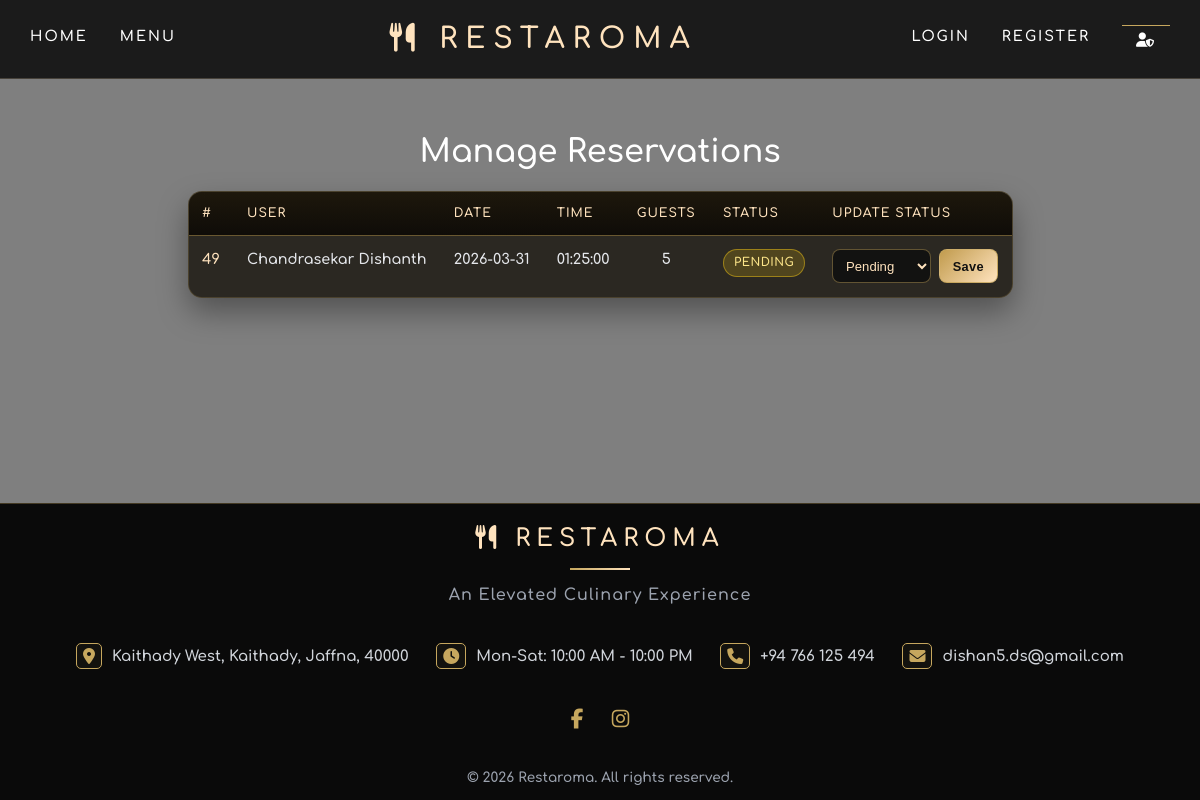
/admin/manage_reservations.php (signed in), run on the app's committed database.
### tables this page shows
CREATE TABLE IF NOT EXISTS `reservations` (
  `id` int NOT NULL AUTO_INCREMENT,
  `user_id` int NOT NULL,
  `reservation_date` date NOT NULL,
  `reservation_time` time NOT NULL,
  `guests` int NOT NULL,
  `status` enum('Pending','Approved','Cancelled') DEFAULT 'Pending',
  `Message` text NOT NULL,
  PRIMARY KEY (`id`),
  UNIQUE KEY `user_id` (`user_id`,`reservation_date`,`reservation_time`)
);

CREATE TABLE IF NOT EXISTS `users` (
  `id` int NOT NULL AUTO_INCREMENT,
  `name` varchar(100) NOT NULL,
  `email` varchar(150) NOT NULL,
  `password` varchar(255) NOT NULL,
  `role` enum('user','admin') NOT NULL DEFAULT 'user',
  `created_at` timestamp NULL DEFAULT CURRENT_TIMESTAMP,
  PRIMARY KEY (`id`),
  UNIQUE KEY `email` (`email`)
);

### admin/manage_reservations.php (the view, shortened to what this page needs)
<?php
require __DIR__ . '/../config/db.php';
require __DIR__ . '/../includes/header.php';
$statuses = ['Pending', 'Approved', 'Cancelled'];
$sql = "SELECT r.id, r.reservation_date, r.reservation_time, r.guests, r.status, u.name AS user_name
        FROM reservations r
        JOIN users u ON r.user_id = u.id
        ORDER BY r.reservation_date DESC, r.reservation_time DESC";
$reservations = $pdo->query($sql)->fetchAll();
?>
<h1>Manage Reservations</h1>
<table class="rtable">
    <thead>
        <tr>
            <th>#</th>
            <th>User</th>
            <th>Date</th>
            <th>Time</th>
            <th>Guests</th>
            <th>Status</th>
            <th>Update Status</th>
        </tr>
    </thead>
    <tbody>
        <?php foreach ($reservations as $r): ?>
        <?php
        $isUpcoming = strtotime($r['reservation_date']) >= strtotime(date('Y-m-d'));
        $status = strtolower($r['status']);
        $statusClass = "status-" . $status;
        ?>
        <tr class="<?php echo $isUpcoming ? 'upcoming-reservation' : ''; ?>">
            <td data-label="#"> <?php echo (int)$r['id']; ?> </td>
            <td data-label="User">
                <?php echo htmlspecialchars($r['user_name']); ?>
            </td>
            <td data-label="Date">
                <?php echo htmlspecialchars($r['reservation_date']); ?>
            </td>
            <td data-label="Time">
                <?php echo htmlspecialchars($r['reservation_time']); ?>
            </td>
            <td data-label="Guests">
                <?php echo (int)$r['guests']; ?>
            </td>
            <td data-label="Status">
                <span class="status-badge <?php echo $statusClass; ?>">
                    <?php echo htmlspecialchars($r['status']); ?>
                </span>
            </td>
            <td data-label="Update Status">
                <form method="post" class="status-update">
                    <select name="status">
                        <?php foreach ($statuses as $s): ?>
                        <option value="<?php echo $s; ?>" <?php if ($r['status'] === $s) echo 'selected'; ?>>
                            <?php echo $s; ?>
                        </option>
                        <?php endforeach; ?>
                    </select>
                    <button type="submit" class="save-btn">Save</button>
                </form>
            </td>
        </tr>
        <?php endforeach; ?>
    </tbody>
</table>
<?php
require __DIR__ . '/../includes/footer.php';
?>

### assets/css/style.css (style rules this page uses)
*, *::before, *::after { box-sizing: border-box; }
html { scroll-behavior: smooth; }
body { margin: 0; color: #d1d5db; font-family: 'Comfortaa', cursive; background: linear-gradient(rgba(0, 0, 0, 0.5), rgba(0, 0, 0, 0.5)), url("../images/bg.jpg") center / cover no-repeat; min-height: 100vh; display: flex; flex-direction: column; }
button { transition: all 0.25s ease; }

### assets/css/admindash.css (style rules this page uses)
.admindash-page { background: linear-gradient(rgba(0, 0, 0, 0.5), rgba(0, 0, 0, 0.5)), url("../images/ad.jpg") center / cover no-repeat; min-height: 100vh; display: flex; justify-content: center; align-items: center; background-attachment: fixed; }
.mtable, .rtable { width: 100%; border-collapse: separate; border-spacing: 0; margin-top: 1rem; background: rgba(8, 8, 8, 0.82); border: 1px solid rgba(198, 167, 94, 0.28); border-radius: 14px; overflow: hidden; backdrop-filter: blur(8px); box-shadow: 0 14px 30px rgba(0, 0, 0, 0.35); }
.mtable th, .rtable th { position: sticky; top: 0; z-index: 1; padding: 0.9rem 0.85rem; font-size: 0.78rem; font-weight: 700; letter-spacing: 0.08em; text-transform: uppercase; text-align: left; color: #ffe3be; background: linear-gradient(180deg, rgba(30, 24, 12, 0.98), rgba(15, 12, 8, 0.98)); border-bottom: 1px solid rgba(198, 167, 94, 0.45); }
.mtable td, .rtable td { padding: 0.85rem; font-size: 0.9rem; line-height: 1.4; color: #e5e7eb; vertical-align: top; border-bottom: 1px solid rgba(255, 255, 255, 0.07); }
.mtable tbody tr, .rtable tbody tr { transition: background 0.2s ease, box-shadow 0.2s ease; }
.mtable tbody tr:last-child td, .rtable tbody tr:last-child td { border-bottom: none; }
.mtable td[data-label="#"], .rtable td[data-label="#"] { color: #ffe3be; font-weight: 700; }
.mtable .status-update, .rtable .status-update { display: flex; flex-wrap: wrap; gap: 8px; align-items: center; }
.mtable select, .rtable select { min-height: 34px; padding: 0.35rem 0.55rem; border-radius: 8px; font-size: 0.82rem; background: rgba(17, 17, 17, 0.95); border: 1px solid rgba(198, 167, 94, 0.45); color: #ffe3be; transition: border-color 0.2s ease, box-shadow 0.2s ease; }
.mtable .save-btn, .rtable .save-btn { min-height: 34px; padding: 0.35rem 0.8rem; border-radius: 8px; border: 1px solid rgba(198, 167, 94, 0.7); background: linear-gradient(135deg, #c19b4d, #ffe3be); color: #111; font-size: 0.8rem; font-weight: 700; letter-spacing: 0.03em; cursor: pointer; transition: transform 0.2s ease, box-shadow 0.2s ease, opacity 0.2s ease; }
.mtable .status-badge, .rtable .status-badge { display: inline-flex; align-items: center; gap: 0.35rem; padding: 0.28rem 0.62rem; border-radius: 999px; font-size: 0.74rem; font-weight: 700; letter-spacing: 0.04em; text-transform: uppercase; }
.mtable .status-pending, .rtable .status-pending { background: rgba(250, 204, 21, 0.18); color: #fde68a; border: 1px solid rgba(250, 204, 21, 0.45); }
.rtable .upcoming-reservation { background: rgba(198, 167, 94, 0.08) !important; }

### data on the page
reservations: id "49", user.name "Chandrasekar Dishanth", reservation_date "2026-03-31", reservation_time "01:25:00", guests "5", status "PENDING", status "Pending"
